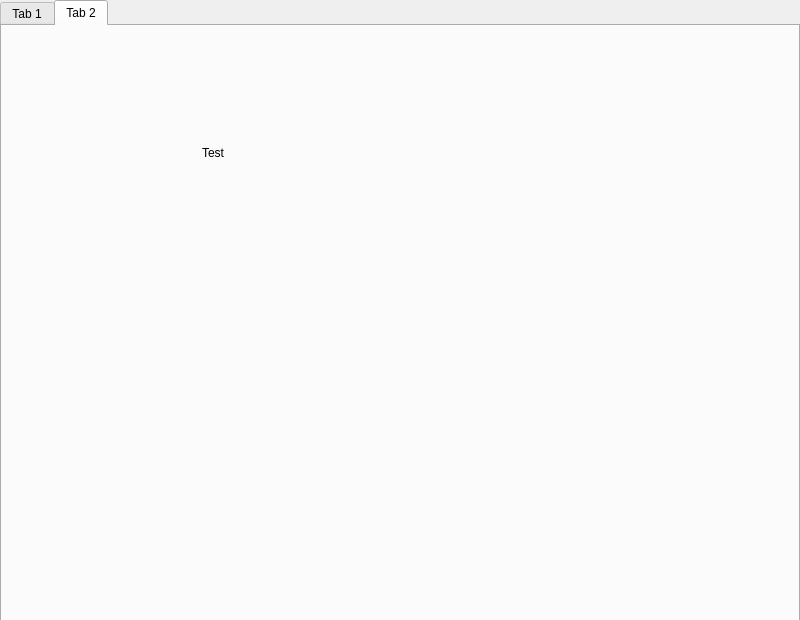
<?xml version="1.0" encoding="UTF-8"?>
<ui version="4.0">
 <class>MainWindow</class>
 <widget class="QMainWindow" name="MainWindow">
  <property name="geometry">
   <rect>
    <x>0</x>
    <y>0</y>
    <width>800</width>
    <height>620</height>
   </rect>
  </property>
  <property name="windowTitle">
   <string>MainWindow</string>
  </property>
  <widget class="QWidget" name="centralwidget">
   <widget class="QTabWidget" name="tabWidget">
    <property name="geometry">
     <rect>
      <x>0</x>
      <y>0</y>
      <width>800</width>
      <height>631</height>
     </rect>
    </property>
    <property name="currentIndex">
     <number>1</number>
    </property>
    <widget class="QWidget" name="tab">
     <attribute name="title">
      <string>Tab 1</string>
     </attribute>
     <widget class="QStackedWidget" name="stackedWidget">
      <property name="geometry">
       <rect>
        <x>0</x>
        <y>0</y>
        <width>791</width>
        <height>611</height>
       </rect>
      </property>
      <property name="currentIndex">
       <number>2</number>
      </property>
      <widget class="QWidget" name="page">
       <widget class="QListWidget" name="Name_listWidget">
        <property name="enabled">
         <bool>true</bool>
        </property>
        <property name="geometry">
         <rect>
          <x>30</x>
          <y>25</y>
          <width>221</width>
          <height>561</height>
         </rect>
        </property>
        <property name="autoFillBackground">
         <bool>false</bool>
        </property>
        <property name="styleSheet">
         <string notr="true">background-color: rgb(240, 240, 240);</string>
        </property>
        <property name="frameShape">
         <enum>QFrame::NoFrame</enum>
        </property>
        <property name="lineWidth">
         <number>0</number>
        </property>
        <property name="spacing">
         <number>15</number>
        </property>
       </widget>
       <widget class="QPushButton" name="AddButton2">
        <property name="geometry">
         <rect>
          <x>360</x>
          <y>90</y>
          <width>93</width>
          <height>28</height>
         </rect>
        </property>
        <property name="text">
         <string>Add</string>
        </property>
       </widget>
       <widget class="QPushButton" name="AddButton4">
        <property name="geometry">
         <rect>
          <x>360</x>
          <y>192</y>
          <width>93</width>
          <height>28</height>
         </rect>
        </property>
        <property name="text">
         <string>Add</string>
        </property>
       </widget>
       <widget class="QPushButton" name="AddButton9">
        <property name="geometry">
         <rect>
          <x>360</x>
          <y>452</y>
          <width>93</width>
          <height>28</height>
         </rect>
        </property>
        <property name="text">
         <string>Add</string>
        </property>
       </widget>
       <widget class="QPushButton" name="AddButton1">
        <property name="geometry">
         <rect>
          <x>360</x>
          <y>38</y>
          <width>93</width>
          <height>28</height>
         </rect>
        </property>
        <property name="text">
         <string>Add</string>
        </property>
       </widget>
       <widget class="QPushButton" name="Checkout_Button">
        <property name="geometry">
         <rect>
          <x>650</x>
          <y>505</y>
          <width>93</width>
          <height>28</height>
         </rect>
        </property>
        <property name="text">
         <string>Checkout</string>
        </property>
       </widget>
       <widget class="QPushButton" name="AddButton8">
        <property name="geometry">
         <rect>
          <x>360</x>
          <y>400</y>
          <width>93</width>
          <height>28</height>
         </rect>
        </property>
        <property name="text">
         <string>Add</string>
        </property>
       </widget>
       <widget class="QPushButton" name="AddButton6">
        <property name="geometry">
         <rect>
          <x>360</x>
          <y>296</y>
          <width>93</width>
          <height>28</height>
         </rect>
        </property>
        <property name="text">
         <string>Add</string>
        </property>
       </widget>
       <widget class="QListView" name="Cart">
        <property name="geometry">
         <rect>
          <x>480</x>
          <y>39</y>
          <width>281</width>
          <height>441</height>
         </rect>
        </property>
       </widget>
       <widget class="QListWidget" name="Price_listWidget">
        <property name="geometry">
         <rect>
          <x>260</x>
          <y>25</y>
          <width>91</width>
          <height>561</height>
         </rect>
        </property>
        <property name="styleSheet">
         <string notr="true">background-color: rgb(240, 240, 240);</string>
        </property>
        <property name="frameShape">
         <enum>QFrame::NoFrame</enum>
        </property>
        <property name="spacing">
         <number>15</number>
        </property>
       </widget>
       <widget class="QPushButton" name="AddButton5">
        <property name="geometry">
         <rect>
          <x>360</x>
          <y>244</y>
          <width>93</width>
          <height>28</height>
         </rect>
        </property>
        <property name="text">
         <string>Add</string>
        </property>
       </widget>
       <widget class="QPushButton" name="AddButton10">
        <property name="geometry">
         <rect>
          <x>360</x>
          <y>504</y>
          <width>93</width>
          <height>28</height>
         </rect>
        </property>
        <property name="text">
         <string>Add</string>
        </property>
       </widget>
       <widget class="QLabel" name="label">
        <property name="geometry">
         <rect>
          <x>580</x>
          <y>15</y>
          <width>55</width>
          <height>16</height>
         </rect>
        </property>
        <property name="styleSheet">
         <string notr="true"/>
        </property>
        <property name="text">
         <string>Cart</string>
        </property>
        <property name="alignment">
         <set>Qt::AlignCenter</set>
        </property>
        <property name="buddy">
         <cstring>Cart</cstring>
        </property>
       </widget>
       <widget class="QPushButton" name="AddButton7">
        <property name="geometry">
         <rect>
          <x>360</x>
          <y>348</y>
          <width>93</width>
          <height>28</height>
         </rect>
        </property>
        <property name="text">
         <string>Add</string>
        </property>
       </widget>
       <widget class="QPushButton" name="AddButton3">
        <property name="geometry">
         <rect>
          <x>360</x>
          <y>140</y>
          <width>93</width>
          <height>28</height>
         </rect>
        </property>
        <property name="text">
         <string>Add</string>
        </property>
       </widget>
       <widget class="QPushButton" name="pushButton_7">
        <property name="geometry">
         <rect>
          <x>700</x>
          <y>10</y>
          <width>75</width>
          <height>23</height>
         </rect>
        </property>
        <property name="text">
         <string>Logout</string>
        </property>
       </widget>
      </widget>
      <widget class="QWidget" name="page_2">
       <widget class="QListView" name="listView">
        <property name="geometry">
         <rect>
          <x>230</x>
          <y>50</y>
          <width>301</width>
          <height>531</height>
         </rect>
        </property>
       </widget>
       <widget class="QPushButton" name="pushButton">
        <property name="geometry">
         <rect>
          <x>540</x>
          <y>200</y>
          <width>241</width>
          <height>31</height>
         </rect>
        </property>
        <property name="text">
         <string>Confirm Purchase</string>
        </property>
       </widget>
       <widget class="QLabel" name="label_2">
        <property name="geometry">
         <rect>
          <x>540</x>
          <y>60</y>
          <width>51</width>
          <height>16</height>
         </rect>
        </property>
        <property name="text">
         <string>Total</string>
        </property>
       </widget>
       <widget class="QLabel" name="label_3">
        <property name="geometry">
         <rect>
          <x>540</x>
          <y>100</y>
          <width>55</width>
          <height>16</height>
         </rect>
        </property>
        <property name="text">
         <string>$$$</string>
        </property>
       </widget>
       <widget class="QLabel" name="label_4">
        <property name="geometry">
         <rect>
          <x>230</x>
          <y>20</y>
          <width>55</width>
          <height>21</height>
         </rect>
        </property>
        <property name="text">
         <string>My Cart</string>
        </property>
       </widget>
       <widget class="QPushButton" name="pushButton_2">
        <property name="geometry">
         <rect>
          <x>10</x>
          <y>10</y>
          <width>93</width>
          <height>28</height>
         </rect>
        </property>
        <property name="text">
         <string>Return</string>
        </property>
       </widget>
       <widget class="QPushButton" name="Page3_logout">
        <property name="geometry">
         <rect>
          <x>700</x>
          <y>10</y>
          <width>75</width>
          <height>23</height>
         </rect>
        </property>
        <property name="text">
         <string>Logout</string>
        </property>
       </widget>
       <widget class="QLineEdit" name="Page2_Address">
        <property name="geometry">
         <rect>
          <x>540</x>
          <y>170</y>
          <width>241</width>
          <height>20</height>
         </rect>
        </property>
       </widget>
       <widget class="QLabel" name="Page2_AddLabel">
        <property name="geometry">
         <rect>
          <x>540</x>
          <y>140</y>
          <width>47</width>
          <height>13</height>
         </rect>
        </property>
        <property name="text">
         <string>Address:</string>
        </property>
       </widget>
      </widget>
      <widget class="QWidget" name="page_3">
       <widget class="QListView" name="Page5_listView">
        <property name="geometry">
         <rect>
          <x>20</x>
          <y>50</y>
          <width>301</width>
          <height>531</height>
         </rect>
        </property>
       </widget>
       <widget class="QLabel" name="Page5_label3">
        <property name="geometry">
         <rect>
          <x>30</x>
          <y>20</y>
          <width>81</width>
          <height>16</height>
         </rect>
        </property>
        <property name="text">
         <string>Your orders</string>
        </property>
       </widget>
       <widget class="QLabel" name="Page5_label1">
        <property name="geometry">
         <rect>
          <x>470</x>
          <y>90</y>
          <width>221</width>
          <height>21</height>
         </rect>
        </property>
        <property name="text">
         <string>Thank you for purchasing using our App! </string>
        </property>
       </widget>
       <widget class="QLabel" name="Page5_label2">
        <property name="geometry">
         <rect>
          <x>470</x>
          <y>110</y>
          <width>191</width>
          <height>16</height>
         </rect>
        </property>
        <property name="text">
         <string>Your food will be arriving shortly</string>
        </property>
       </widget>
       <widget class="QPushButton" name="Page5_logout">
        <property name="geometry">
         <rect>
          <x>700</x>
          <y>10</y>
          <width>75</width>
          <height>23</height>
         </rect>
        </property>
        <property name="text">
         <string>Logout</string>
        </property>
       </widget>
       <widget class="QLabel" name="Page5_label4">
        <property name="geometry">
         <rect>
          <x>400</x>
          <y>140</y>
          <width>351</width>
          <height>61</height>
         </rect>
        </property>
        <property name="text">
         <string>Because You are a VIP, You get a random item on the menu FOR FREE</string>
        </property>
       </widget>
      </widget>
      <widget class="QWidget" name="page_4">
       <widget class="QLabel" name="Page4_label1">
        <property name="geometry">
         <rect>
          <x>50</x>
          <y>30</y>
          <width>251</width>
          <height>16</height>
         </rect>
        </property>
        <property name="text">
         <string>Please give the Delivery man:           a rating!</string>
        </property>
       </widget>
       <widget class="QLabel" name="Page4_label2">
        <property name="geometry">
         <rect>
          <x>50</x>
          <y>70</y>
          <width>191</width>
          <height>16</height>
         </rect>
        </property>
        <property name="text">
         <string>Please give our Chef:              a rating!</string>
        </property>
       </widget>
       <widget class="QLabel" name="Page4_label3">
        <property name="geometry">
         <rect>
          <x>50</x>
          <y>110</y>
          <width>371</width>
          <height>16</height>
         </rect>
        </property>
        <property name="text">
         <string>If you have any complaints or concern, Please leave a message down below</string>
        </property>
       </widget>
       <widget class="QTextEdit" name="Page4_textedit">
        <property name="geometry">
         <rect>
          <x>50</x>
          <y>140</y>
          <width>561</width>
          <height>241</height>
         </rect>
        </property>
       </widget>
       <widget class="QPushButton" name="Page4_submit">
        <property name="geometry">
         <rect>
          <x>700</x>
          <y>540</y>
          <width>75</width>
          <height>23</height>
         </rect>
        </property>
        <property name="text">
         <string>Submit</string>
        </property>
       </widget>
       <widget class="QComboBox" name="comboBox">
        <property name="geometry">
         <rect>
          <x>320</x>
          <y>30</y>
          <width>51</width>
          <height>22</height>
         </rect>
        </property>
        <item>
         <property name="text">
          <string>1</string>
         </property>
        </item>
        <item>
         <property name="text">
          <string>2</string>
         </property>
        </item>
        <item>
         <property name="text">
          <string>3</string>
         </property>
        </item>
        <item>
         <property name="text">
          <string>4</string>
         </property>
        </item>
        <item>
         <property name="text">
          <string>5</string>
         </property>
        </item>
       </widget>
       <widget class="QComboBox" name="comboBox_2">
        <property name="geometry">
         <rect>
          <x>270</x>
          <y>70</y>
          <width>51</width>
          <height>22</height>
         </rect>
        </property>
        <item>
         <property name="text">
          <string>1</string>
         </property>
        </item>
        <item>
         <property name="text">
          <string>2</string>
         </property>
        </item>
        <item>
         <property name="text">
          <string>3</string>
         </property>
        </item>
        <item>
         <property name="text">
          <string>4</string>
         </property>
        </item>
        <item>
         <property name="text">
          <string>5</string>
         </property>
        </item>
        <item>
         <property name="text">
          <string/>
         </property>
        </item>
       </widget>
       <widget class="QPushButton" name="Page4_logout">
        <property name="geometry">
         <rect>
          <x>700</x>
          <y>10</y>
          <width>75</width>
          <height>23</height>
         </rect>
        </property>
        <property name="text">
         <string>Logout</string>
        </property>
       </widget>
      </widget>
     </widget>
    </widget>
    <widget class="QWidget" name="tab_2">
     <attribute name="title">
      <string>Tab 2</string>
     </attribute>
     <widget class="QStackedWidget" name="stackedWidget_2">
      <property name="geometry">
       <rect>
        <x>0</x>
        <y>0</y>
        <width>791</width>
        <height>611</height>
       </rect>
      </property>
      <property name="currentIndex">
       <number>1</number>
      </property>
      <widget class="QWidget" name="stackedWidget_2Page1">
       <widget class="QLabel" name="Page4_label1_2">
        <property name="geometry">
         <rect>
          <x>50</x>
          <y>30</y>
          <width>251</width>
          <height>16</height>
         </rect>
        </property>
        <property name="text">
         <string>Please give the Delivery man:           a rating!</string>
        </property>
       </widget>
       <widget class="QLabel" name="Page4_label2_2">
        <property name="geometry">
         <rect>
          <x>50</x>
          <y>70</y>
          <width>191</width>
          <height>16</height>
         </rect>
        </property>
        <property name="text">
         <string>Please give our Chef:              a rating!</string>
        </property>
       </widget>
       <widget class="QLabel" name="Page4_label3_2">
        <property name="geometry">
         <rect>
          <x>50</x>
          <y>110</y>
          <width>371</width>
          <height>16</height>
         </rect>
        </property>
        <property name="text">
         <string>If you have any complaints or concern, Please leave a message down below</string>
        </property>
       </widget>
       <widget class="QTextEdit" name="Page4_textedit_2">
        <property name="geometry">
         <rect>
          <x>50</x>
          <y>140</y>
          <width>561</width>
          <height>241</height>
         </rect>
        </property>
       </widget>
       <widget class="QPushButton" name="Page4_submit_2">
        <property name="geometry">
         <rect>
          <x>700</x>
          <y>540</y>
          <width>75</width>
          <height>23</height>
         </rect>
        </property>
        <property name="text">
         <string>Submit</string>
        </property>
       </widget>
       <widget class="QComboBox" name="comboBox_3">
        <property name="geometry">
         <rect>
          <x>320</x>
          <y>30</y>
          <width>51</width>
          <height>22</height>
         </rect>
        </property>
        <item>
         <property name="text">
          <string>1</string>
         </property>
        </item>
        <item>
         <property name="text">
          <string>2</string>
         </property>
        </item>
        <item>
         <property name="text">
          <string>3</string>
         </property>
        </item>
        <item>
         <property name="text">
          <string>4</string>
         </property>
        </item>
        <item>
         <property name="text">
          <string>5</string>
         </property>
        </item>
       </widget>
       <widget class="QComboBox" name="comboBox_4">
        <property name="geometry">
         <rect>
          <x>270</x>
          <y>70</y>
          <width>51</width>
          <height>22</height>
         </rect>
        </property>
        <item>
         <property name="text">
          <string>1</string>
         </property>
        </item>
        <item>
         <property name="text">
          <string>2</string>
         </property>
        </item>
        <item>
         <property name="text">
          <string>3</string>
         </property>
        </item>
        <item>
         <property name="text">
          <string>4</string>
         </property>
        </item>
        <item>
         <property name="text">
          <string>5</string>
         </property>
        </item>
        <item>
         <property name="text">
          <string/>
         </property>
        </item>
       </widget>
       <widget class="QPushButton" name="Page4_logout_2">
        <property name="geometry">
         <rect>
          <x>700</x>
          <y>10</y>
          <width>75</width>
          <height>23</height>
         </rect>
        </property>
        <property name="text">
         <string>Logout</string>
        </property>
       </widget>
      </widget>
      <widget class="QWidget" name="page_5">
       <widget class="QLabel" name="label_5">
        <property name="geometry">
         <rect>
          <x>200</x>
          <y>120</y>
          <width>47</width>
          <height>13</height>
         </rect>
        </property>
        <property name="text">
         <string>Test</string>
        </property>
       </widget>
      </widget>
     </widget>
    </widget>
   </widget>
  </widget>
 </widget>
 <resources/>
 <connections/>
</ui>
